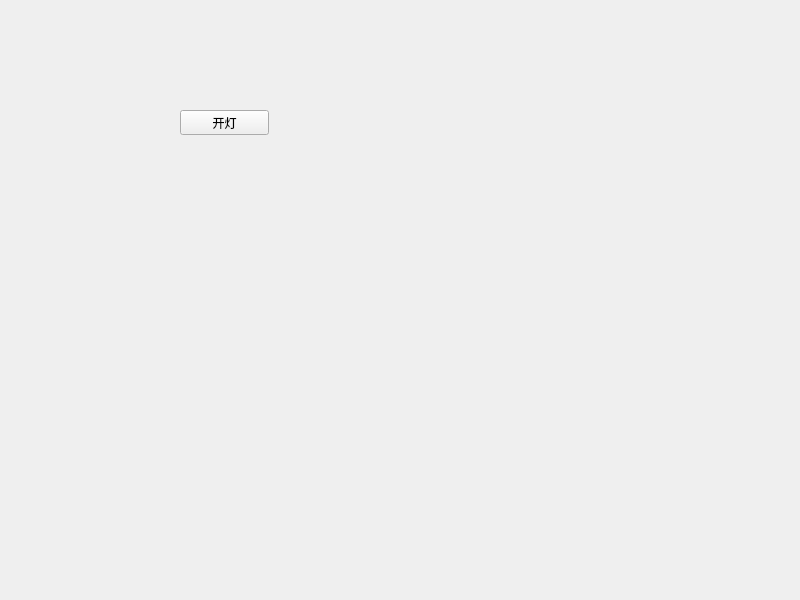
<?xml version="1.0" encoding="UTF-8"?>
<ui version="4.0">
 <class>Widget</class>
 <widget class="QWidget" name="Widget">
  <property name="geometry">
   <rect>
    <x>0</x>
    <y>0</y>
    <width>800</width>
    <height>600</height>
   </rect>
  </property>
  <property name="windowTitle">
   <string>Widget</string>
  </property>
  <widget class="QPushButton" name="pushButton">
   <property name="geometry">
    <rect>
     <x>180</x>
     <y>110</y>
     <width>89</width>
     <height>25</height>
    </rect>
   </property>
   <property name="text">
    <string>开灯</string>
   </property>
  </widget>
 </widget>
 <resources/>
 <connections/>
</ui>
